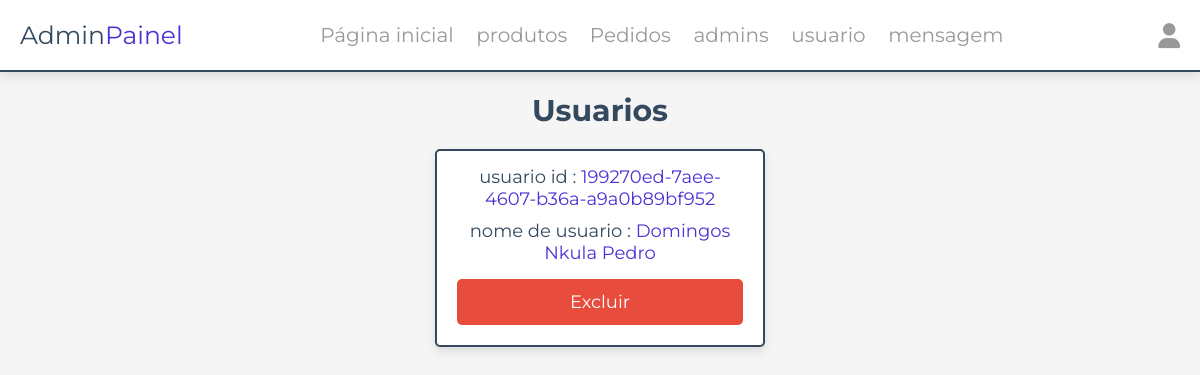
The app's page /admin/contas_usuario.php (signed in), older data.
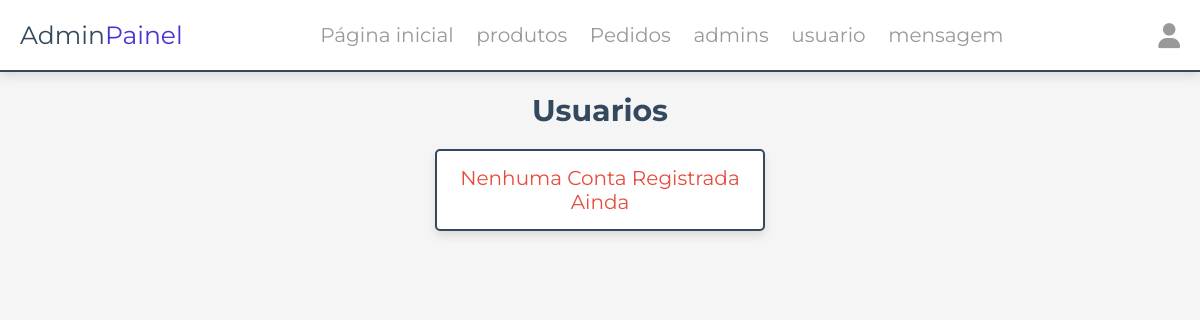
The same page, newer data.
### tables this page shows
CREATE TABLE `usuario` (
  `id` varchar(200) NOT NULL,
  `nome` varchar(20) NOT NULL,
  `email` varchar(50) NOT NULL,
  `contacto` varchar(10) NOT NULL,
  `senha` varchar(50) NOT NULL,
  `endereço` varchar(500) NOT NULL,
  `cod_recuperar_senha` varchar(255) DEFAULT NULL,
  `acesso` int(1) DEFAULT 3,
  PRIMARY KEY (`id`)
);

### admin/contas_usuario.php (the view, shortened to what this page needs)
<?php
include __DIR__ . './../components/connect.php';
?>
<!DOCTYPE html>
<html lang="pt-br">
<head>
   <link rel="stylesheet" href="https://cdnjs.cloudflare.com/ajax/libs/font-awesome/6.1.1/css/all.min.css">
   <link rel="stylesheet" href="../css/admin_style.css">
</head>
<body>
<?php include '../components/admin_cabeçalho.php' ?>
<section class="accounts">
   <h1 class="heading">Usuarios</h1>
   <div class="box-container">
   <?php
      $select_account = $conn->prepare("SELECT * FROM `usuario`");
      $select_account->execute();
      if($select_account->rowCount() > 0){
         while($fetch_accounts = $select_account->fetch(PDO::FETCH_ASSOC)){
   ?>
   <div class="box">
      <p> usuario id : <span><?= $fetch_accounts['id']; ?></span> </p>
      <p> nome de usuario : <span><?= $fetch_accounts['nome']; ?></span> </p>
      <a href="users_accounts.php?delete=<?= $fetch_accounts['id']; ?>" class="delete-btn" onclick="return confirm('delete this account?');">Excluir</a>
   </div>
   <?php
      }
   }else{
      echo '<p class="empty">nenhuma conta registrada ainda</p>';
   }
   ?>
   </div>
</section>
</body>
</html>

Row changes from the older to the newer data that the page shows:
removed usuario: id "199270ed-7aee-4607-b36a-a9a0b89bf952", nome "Domingos Nkula Pedro"
Text that changed along with them:
text now shown: "Nenhuma Conta Registrada Ainda"
